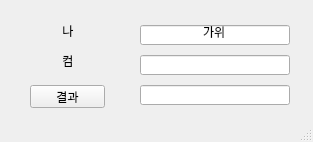
<?xml version="1.0" encoding="UTF-8"?>
<ui version="4.0">
 <class>MainWindow</class>
 <widget class="QMainWindow" name="MainWindow">
  <property name="geometry">
   <rect>
    <x>0</x>
    <y>0</y>
    <width>313</width>
    <height>142</height>
   </rect>
  </property>
  <property name="windowTitle">
   <string>MainWindow</string>
  </property>
  <widget class="QWidget" name="centralwidget">
   <widget class="QPushButton" name="pb">
    <property name="geometry">
     <rect>
      <x>30</x>
      <y>85</y>
      <width>75</width>
      <height>23</height>
     </rect>
    </property>
    <property name="text">
     <string>결과</string>
    </property>
   </widget>
   <widget class="QLabel" name="lbl1">
    <property name="geometry">
     <rect>
      <x>40</x>
      <y>25</y>
      <width>56</width>
      <height>12</height>
     </rect>
    </property>
    <property name="text">
     <string>나</string>
    </property>
    <property name="alignment">
     <set>Qt::AlignCenter</set>
    </property>
   </widget>
   <widget class="QLabel" name="lbl2">
    <property name="geometry">
     <rect>
      <x>40</x>
      <y>55</y>
      <width>56</width>
      <height>12</height>
     </rect>
    </property>
    <property name="text">
     <string>컴</string>
    </property>
    <property name="alignment">
     <set>Qt::AlignCenter</set>
    </property>
   </widget>
   <widget class="QLineEdit" name="le1">
    <property name="geometry">
     <rect>
      <x>140</x>
      <y>25</y>
      <width>150</width>
      <height>20</height>
     </rect>
    </property>
    <property name="text">
     <string>가위</string>
    </property>
    <property name="alignment">
     <set>Qt::AlignCenter</set>
    </property>
   </widget>
   <widget class="QLineEdit" name="le2">
    <property name="geometry">
     <rect>
      <x>140</x>
      <y>55</y>
      <width>150</width>
      <height>20</height>
     </rect>
    </property>
    <property name="alignment">
     <set>Qt::AlignCenter</set>
    </property>
   </widget>
   <widget class="QLineEdit" name="le3">
    <property name="geometry">
     <rect>
      <x>140</x>
      <y>85</y>
      <width>150</width>
      <height>20</height>
     </rect>
    </property>
    <property name="alignment">
     <set>Qt::AlignCenter</set>
    </property>
   </widget>
  </widget>
  <widget class="QMenuBar" name="menubar">
   <property name="geometry">
    <rect>
     <x>0</x>
     <y>0</y>
     <width>313</width>
     <height>21</height>
    </rect>
   </property>
  </widget>
  <widget class="QStatusBar" name="statusbar"/>
 </widget>
 <resources/>
 <connections/>
</ui>
